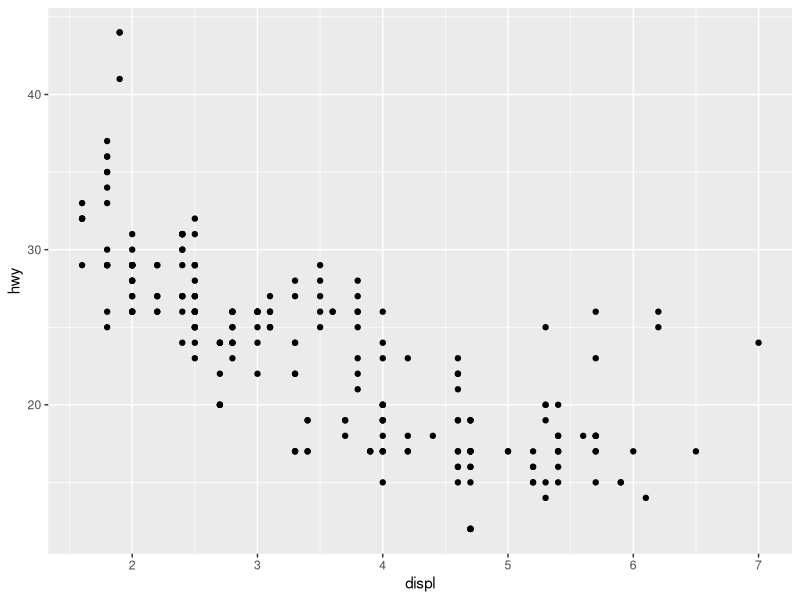
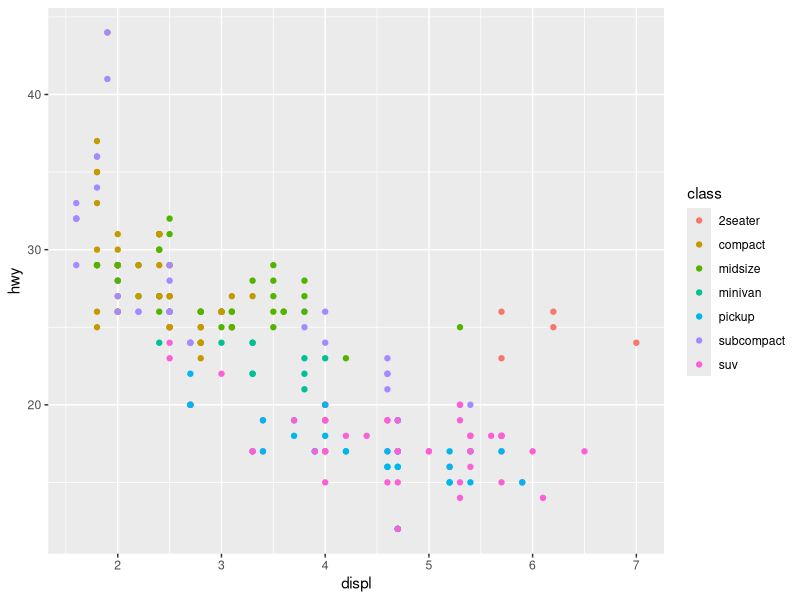
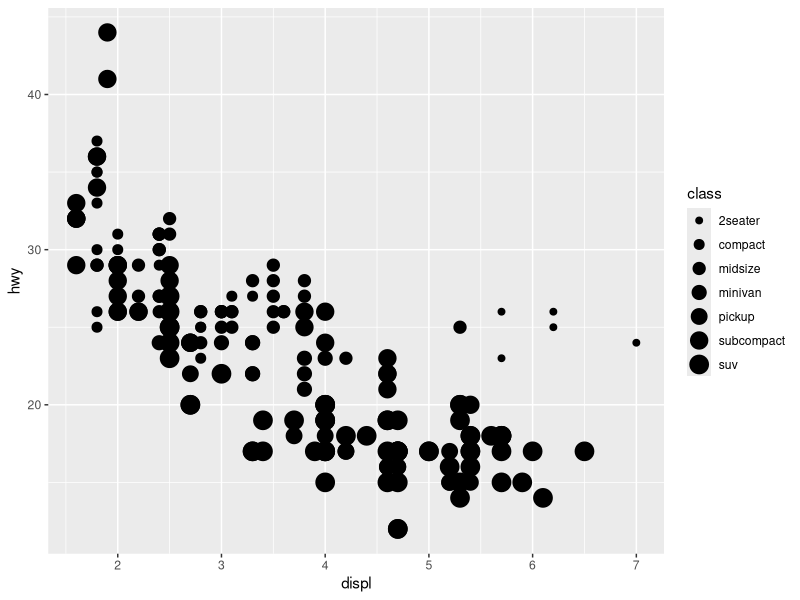
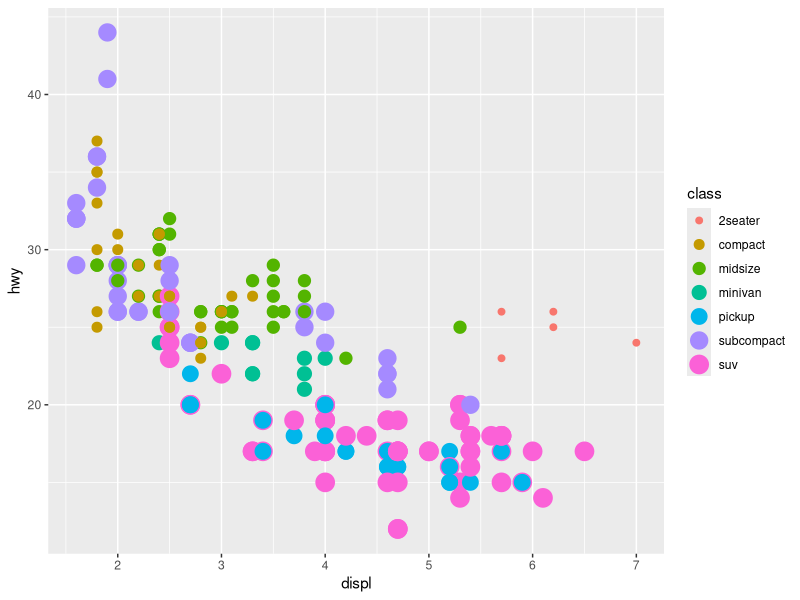
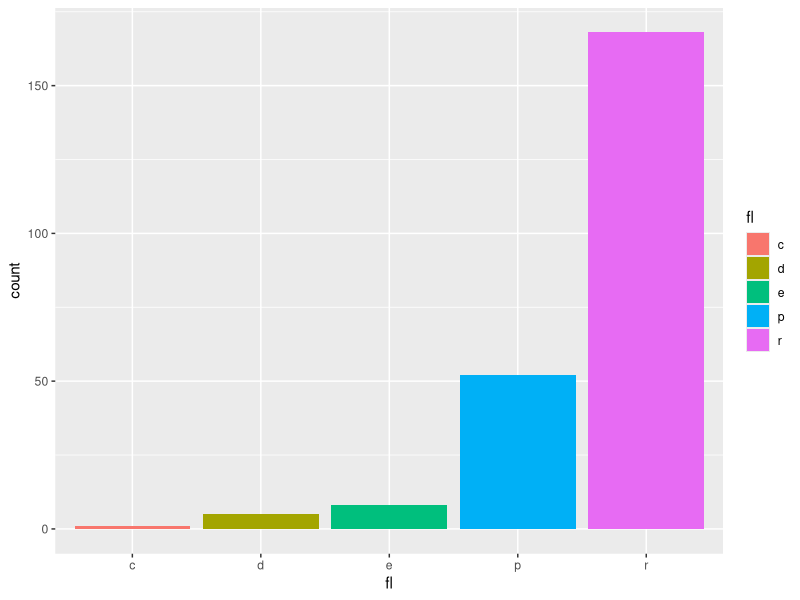
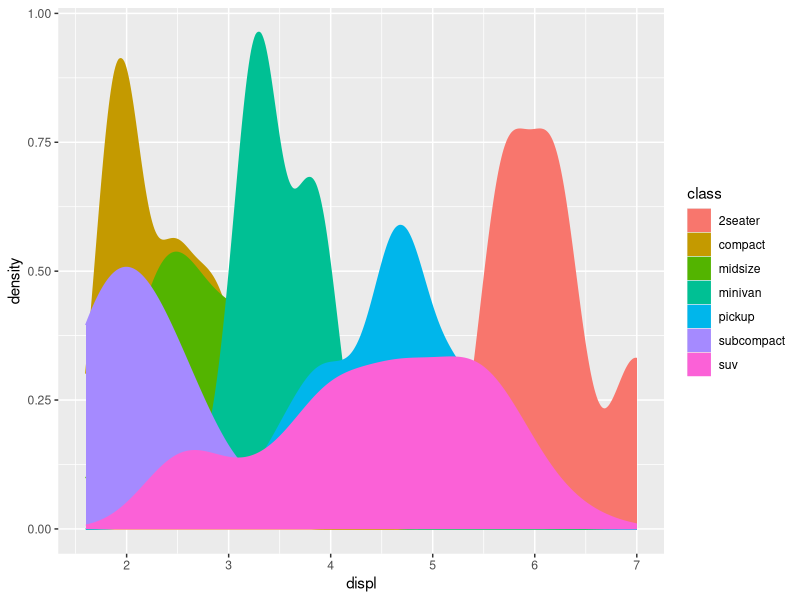
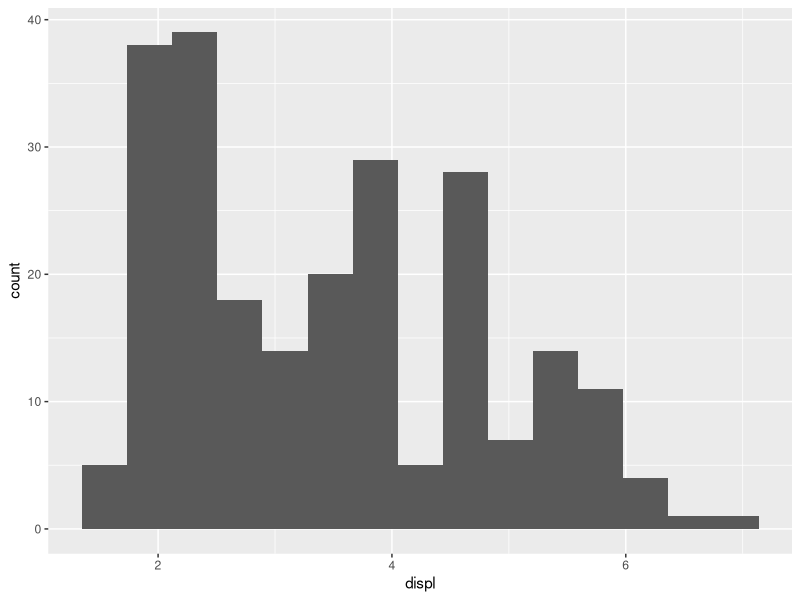
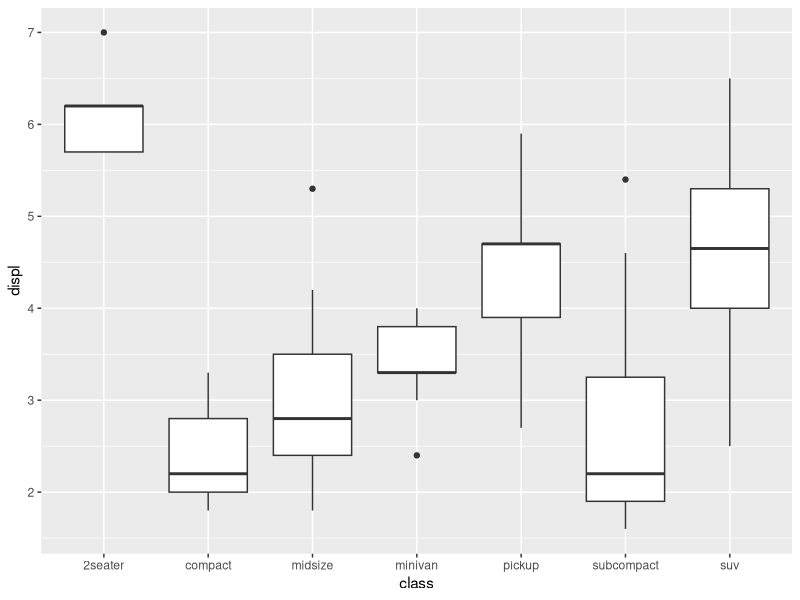

Generate these figures, in order, with R:
# carrega o pacote ggplot2
library(ggplot2)

#mostra o dataset
 mpg
View(mpg)
?mpg
 
# plotando scatter plot com x = mpg$displ e y = mph$hwy
ggplot(data = mpg) + geom_point(mapping = aes(x = displ, y = hwy))

# adicionando a cor das classes
ggplot(data = mpg) + 
  geom_point(mapping = aes(x = displ, y = hwy, colour = class))

# tamanho dos pontos
ggplot(data = mpg) + 
  geom_point(mapping = aes(x = displ, y = hwy, size = class))

# tamanho dos pontos + cores
ggplot(data = mpg) + 
  geom_point(mapping = aes(x = displ, y = hwy, colour = class, size = class))

# shape -> forma dos pontos
# alpha -> transparencia

# grafico de barras
ggplot(data = mpg) + geom_bar(mapping = aes(x = fl, fill = fl))

# grafico de densidade
ggplot(data = mpg) +
  geom_density(mapping = aes(x = displ, group = class, colour = class, fill = class))

# histograma
ggplot(data = mpg) + geom_histogram(mapping = aes(x = displ), bins = 15)

# boxplot
ggplot(data = mpg) +
  geom_boxplot(mapping = aes(x = class, y = displ, group = class))
